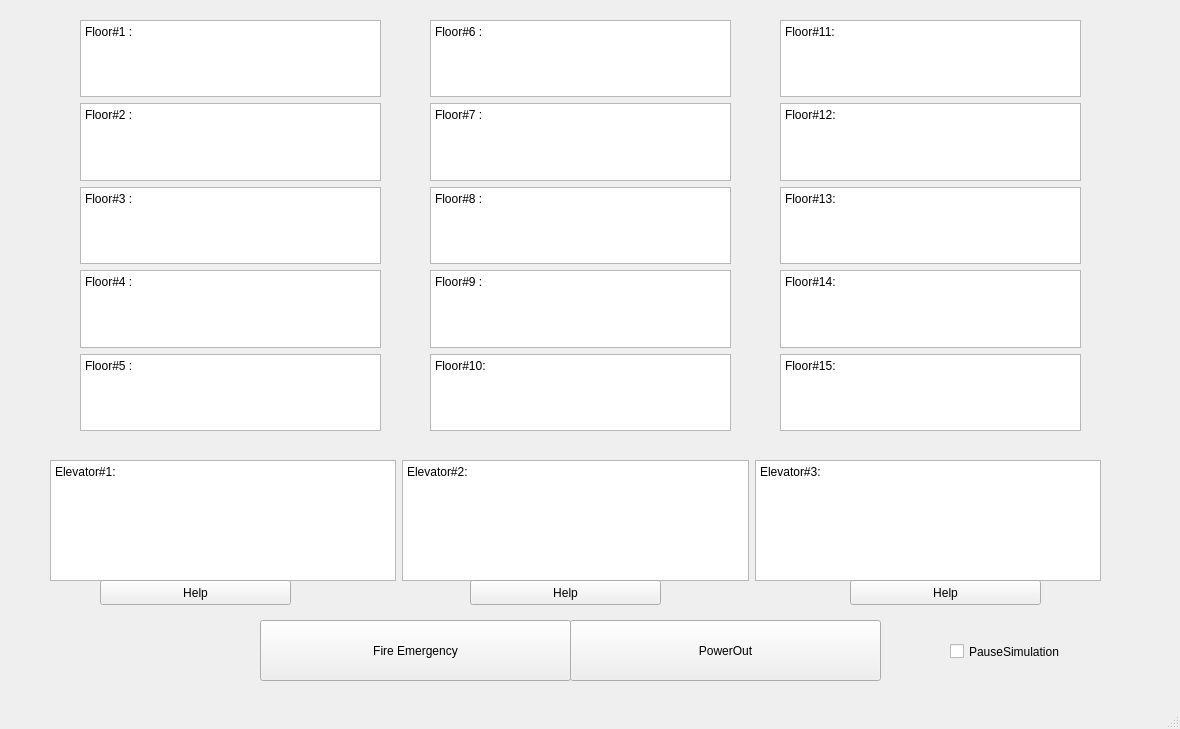
<?xml version="1.0" encoding="UTF-8"?>
<ui version="4.0">
 <class>ElevatorControlSystem</class>
 <widget class="QMainWindow" name="ElevatorControlSystem">
  <property name="geometry">
   <rect>
    <x>0</x>
    <y>0</y>
    <width>1180</width>
    <height>729</height>
   </rect>
  </property>
  <property name="windowTitle">
   <string>ElevatorControlSystem</string>
  </property>
  <widget class="QWidget" name="centralwidget">
   <widget class="QWidget" name="gridLayoutWidget">
    <property name="geometry">
     <rect>
      <x>80</x>
      <y>20</y>
      <width>301</width>
      <height>411</height>
     </rect>
    </property>
    <layout class="QGridLayout" name="gridLayout">
     <item row="1" column="0">
      <widget class="QTextBrowser" name="floor2">
       <property name="html">
        <string>&lt;!DOCTYPE HTML PUBLIC &quot;-//W3C//DTD HTML 4.0//EN&quot; &quot;http://www.w3.org/TR/REC-html40/strict.dtd&quot;&gt;
&lt;html&gt;&lt;head&gt;&lt;meta name=&quot;qrichtext&quot; content=&quot;1&quot; /&gt;&lt;style type=&quot;text/css&quot;&gt;
p, li { white-space: pre-wrap; }
&lt;/style&gt;&lt;/head&gt;&lt;body style=&quot; font-family:'Noto Sans'; font-size:9pt; font-weight:400; font-style:normal;&quot;&gt;
&lt;p style=&quot; margin-top:0px; margin-bottom:0px; margin-left:0px; margin-right:0px; -qt-block-indent:0; text-indent:0px;&quot;&gt;Floor#2 :&lt;/p&gt;&lt;/body&gt;&lt;/html&gt;</string>
       </property>
      </widget>
     </item>
     <item row="4" column="0">
      <widget class="QTextBrowser" name="floor5">
       <property name="html">
        <string>&lt;!DOCTYPE HTML PUBLIC &quot;-//W3C//DTD HTML 4.0//EN&quot; &quot;http://www.w3.org/TR/REC-html40/strict.dtd&quot;&gt;
&lt;html&gt;&lt;head&gt;&lt;meta name=&quot;qrichtext&quot; content=&quot;1&quot; /&gt;&lt;style type=&quot;text/css&quot;&gt;
p, li { white-space: pre-wrap; }
&lt;/style&gt;&lt;/head&gt;&lt;body style=&quot; font-family:'Noto Sans'; font-size:9pt; font-weight:400; font-style:normal;&quot;&gt;
&lt;p style=&quot; margin-top:0px; margin-bottom:0px; margin-left:0px; margin-right:0px; -qt-block-indent:0; text-indent:0px;&quot;&gt;Floor#5 :&lt;/p&gt;&lt;/body&gt;&lt;/html&gt;</string>
       </property>
      </widget>
     </item>
     <item row="3" column="0">
      <widget class="QTextBrowser" name="floor4">
       <property name="html">
        <string>&lt;!DOCTYPE HTML PUBLIC &quot;-//W3C//DTD HTML 4.0//EN&quot; &quot;http://www.w3.org/TR/REC-html40/strict.dtd&quot;&gt;
&lt;html&gt;&lt;head&gt;&lt;meta name=&quot;qrichtext&quot; content=&quot;1&quot; /&gt;&lt;style type=&quot;text/css&quot;&gt;
p, li { white-space: pre-wrap; }
&lt;/style&gt;&lt;/head&gt;&lt;body style=&quot; font-family:'Noto Sans'; font-size:9pt; font-weight:400; font-style:normal;&quot;&gt;
&lt;p style=&quot; margin-top:0px; margin-bottom:0px; margin-left:0px; margin-right:0px; -qt-block-indent:0; text-indent:0px;&quot;&gt;Floor#4 :&lt;/p&gt;&lt;/body&gt;&lt;/html&gt;</string>
       </property>
      </widget>
     </item>
     <item row="0" column="0">
      <widget class="QTextBrowser" name="floor1">
       <property name="html">
        <string>&lt;!DOCTYPE HTML PUBLIC &quot;-//W3C//DTD HTML 4.0//EN&quot; &quot;http://www.w3.org/TR/REC-html40/strict.dtd&quot;&gt;
&lt;html&gt;&lt;head&gt;&lt;meta name=&quot;qrichtext&quot; content=&quot;1&quot; /&gt;&lt;style type=&quot;text/css&quot;&gt;
p, li { white-space: pre-wrap; }
&lt;/style&gt;&lt;/head&gt;&lt;body style=&quot; font-family:'Noto Sans'; font-size:9pt; font-weight:400; font-style:normal;&quot;&gt;
&lt;p style=&quot; margin-top:0px; margin-bottom:0px; margin-left:0px; margin-right:0px; -qt-block-indent:0; text-indent:0px;&quot;&gt;Floor#1 :&lt;/p&gt;&lt;/body&gt;&lt;/html&gt;</string>
       </property>
      </widget>
     </item>
     <item row="2" column="0">
      <widget class="QTextBrowser" name="floor3">
       <property name="html">
        <string>&lt;!DOCTYPE HTML PUBLIC &quot;-//W3C//DTD HTML 4.0//EN&quot; &quot;http://www.w3.org/TR/REC-html40/strict.dtd&quot;&gt;
&lt;html&gt;&lt;head&gt;&lt;meta name=&quot;qrichtext&quot; content=&quot;1&quot; /&gt;&lt;style type=&quot;text/css&quot;&gt;
p, li { white-space: pre-wrap; }
&lt;/style&gt;&lt;/head&gt;&lt;body style=&quot; font-family:'Noto Sans'; font-size:9pt; font-weight:400; font-style:normal;&quot;&gt;
&lt;p style=&quot; margin-top:0px; margin-bottom:0px; margin-left:0px; margin-right:0px; -qt-block-indent:0; text-indent:0px;&quot;&gt;Floor#3 :&lt;/p&gt;&lt;/body&gt;&lt;/html&gt;</string>
       </property>
      </widget>
     </item>
    </layout>
   </widget>
   <widget class="QWidget" name="gridLayoutWidget_2">
    <property name="geometry">
     <rect>
      <x>430</x>
      <y>20</y>
      <width>301</width>
      <height>411</height>
     </rect>
    </property>
    <layout class="QGridLayout" name="gridLayout_2">
     <item row="4" column="0">
      <widget class="QTextBrowser" name="floor10">
       <property name="html">
        <string>&lt;!DOCTYPE HTML PUBLIC &quot;-//W3C//DTD HTML 4.0//EN&quot; &quot;http://www.w3.org/TR/REC-html40/strict.dtd&quot;&gt;
&lt;html&gt;&lt;head&gt;&lt;meta name=&quot;qrichtext&quot; content=&quot;1&quot; /&gt;&lt;style type=&quot;text/css&quot;&gt;
p, li { white-space: pre-wrap; }
&lt;/style&gt;&lt;/head&gt;&lt;body style=&quot; font-family:'Noto Sans'; font-size:9pt; font-weight:400; font-style:normal;&quot;&gt;
&lt;p style=&quot; margin-top:0px; margin-bottom:0px; margin-left:0px; margin-right:0px; -qt-block-indent:0; text-indent:0px;&quot;&gt;Floor#10:&lt;/p&gt;&lt;/body&gt;&lt;/html&gt;</string>
       </property>
      </widget>
     </item>
     <item row="3" column="0">
      <widget class="QTextBrowser" name="floor9">
       <property name="html">
        <string>&lt;!DOCTYPE HTML PUBLIC &quot;-//W3C//DTD HTML 4.0//EN&quot; &quot;http://www.w3.org/TR/REC-html40/strict.dtd&quot;&gt;
&lt;html&gt;&lt;head&gt;&lt;meta name=&quot;qrichtext&quot; content=&quot;1&quot; /&gt;&lt;style type=&quot;text/css&quot;&gt;
p, li { white-space: pre-wrap; }
&lt;/style&gt;&lt;/head&gt;&lt;body style=&quot; font-family:'Noto Sans'; font-size:9pt; font-weight:400; font-style:normal;&quot;&gt;
&lt;p style=&quot; margin-top:0px; margin-bottom:0px; margin-left:0px; margin-right:0px; -qt-block-indent:0; text-indent:0px;&quot;&gt;Floor#9 :&lt;/p&gt;&lt;/body&gt;&lt;/html&gt;</string>
       </property>
      </widget>
     </item>
     <item row="0" column="0">
      <widget class="QTextBrowser" name="floor6">
       <property name="html">
        <string>&lt;!DOCTYPE HTML PUBLIC &quot;-//W3C//DTD HTML 4.0//EN&quot; &quot;http://www.w3.org/TR/REC-html40/strict.dtd&quot;&gt;
&lt;html&gt;&lt;head&gt;&lt;meta name=&quot;qrichtext&quot; content=&quot;1&quot; /&gt;&lt;style type=&quot;text/css&quot;&gt;
p, li { white-space: pre-wrap; }
&lt;/style&gt;&lt;/head&gt;&lt;body style=&quot; font-family:'Noto Sans'; font-size:9pt; font-weight:400; font-style:normal;&quot;&gt;
&lt;p style=&quot; margin-top:0px; margin-bottom:0px; margin-left:0px; margin-right:0px; -qt-block-indent:0; text-indent:0px;&quot;&gt;Floor#6 :&lt;/p&gt;&lt;/body&gt;&lt;/html&gt;</string>
       </property>
      </widget>
     </item>
     <item row="2" column="0">
      <widget class="QTextBrowser" name="floor8">
       <property name="html">
        <string>&lt;!DOCTYPE HTML PUBLIC &quot;-//W3C//DTD HTML 4.0//EN&quot; &quot;http://www.w3.org/TR/REC-html40/strict.dtd&quot;&gt;
&lt;html&gt;&lt;head&gt;&lt;meta name=&quot;qrichtext&quot; content=&quot;1&quot; /&gt;&lt;style type=&quot;text/css&quot;&gt;
p, li { white-space: pre-wrap; }
&lt;/style&gt;&lt;/head&gt;&lt;body style=&quot; font-family:'Noto Sans'; font-size:9pt; font-weight:400; font-style:normal;&quot;&gt;
&lt;p style=&quot; margin-top:0px; margin-bottom:0px; margin-left:0px; margin-right:0px; -qt-block-indent:0; text-indent:0px;&quot;&gt;Floor#8 :&lt;/p&gt;&lt;/body&gt;&lt;/html&gt;</string>
       </property>
      </widget>
     </item>
     <item row="1" column="0">
      <widget class="QTextBrowser" name="floor7">
       <property name="html">
        <string>&lt;!DOCTYPE HTML PUBLIC &quot;-//W3C//DTD HTML 4.0//EN&quot; &quot;http://www.w3.org/TR/REC-html40/strict.dtd&quot;&gt;
&lt;html&gt;&lt;head&gt;&lt;meta name=&quot;qrichtext&quot; content=&quot;1&quot; /&gt;&lt;style type=&quot;text/css&quot;&gt;
p, li { white-space: pre-wrap; }
&lt;/style&gt;&lt;/head&gt;&lt;body style=&quot; font-family:'Noto Sans'; font-size:9pt; font-weight:400; font-style:normal;&quot;&gt;
&lt;p style=&quot; margin-top:0px; margin-bottom:0px; margin-left:0px; margin-right:0px; -qt-block-indent:0; text-indent:0px;&quot;&gt;Floor#7 :&lt;/p&gt;&lt;/body&gt;&lt;/html&gt;</string>
       </property>
      </widget>
     </item>
    </layout>
   </widget>
   <widget class="QWidget" name="gridLayoutWidget_3">
    <property name="geometry">
     <rect>
      <x>780</x>
      <y>20</y>
      <width>301</width>
      <height>411</height>
     </rect>
    </property>
    <layout class="QGridLayout" name="gridLayout_3">
     <item row="0" column="0">
      <widget class="QTextBrowser" name="floor11">
       <property name="html">
        <string>&lt;!DOCTYPE HTML PUBLIC &quot;-//W3C//DTD HTML 4.0//EN&quot; &quot;http://www.w3.org/TR/REC-html40/strict.dtd&quot;&gt;
&lt;html&gt;&lt;head&gt;&lt;meta name=&quot;qrichtext&quot; content=&quot;1&quot; /&gt;&lt;style type=&quot;text/css&quot;&gt;
p, li { white-space: pre-wrap; }
&lt;/style&gt;&lt;/head&gt;&lt;body style=&quot; font-family:'Noto Sans'; font-size:9pt; font-weight:400; font-style:normal;&quot;&gt;
&lt;p style=&quot; margin-top:0px; margin-bottom:0px; margin-left:0px; margin-right:0px; -qt-block-indent:0; text-indent:0px;&quot;&gt;Floor#11:&lt;/p&gt;&lt;/body&gt;&lt;/html&gt;</string>
       </property>
      </widget>
     </item>
     <item row="1" column="0">
      <widget class="QTextBrowser" name="floor12">
       <property name="html">
        <string>&lt;!DOCTYPE HTML PUBLIC &quot;-//W3C//DTD HTML 4.0//EN&quot; &quot;http://www.w3.org/TR/REC-html40/strict.dtd&quot;&gt;
&lt;html&gt;&lt;head&gt;&lt;meta name=&quot;qrichtext&quot; content=&quot;1&quot; /&gt;&lt;style type=&quot;text/css&quot;&gt;
p, li { white-space: pre-wrap; }
&lt;/style&gt;&lt;/head&gt;&lt;body style=&quot; font-family:'Noto Sans'; font-size:9pt; font-weight:400; font-style:normal;&quot;&gt;
&lt;p style=&quot; margin-top:0px; margin-bottom:0px; margin-left:0px; margin-right:0px; -qt-block-indent:0; text-indent:0px;&quot;&gt;Floor#12:&lt;/p&gt;&lt;/body&gt;&lt;/html&gt;</string>
       </property>
      </widget>
     </item>
     <item row="2" column="0">
      <widget class="QTextBrowser" name="floor13">
       <property name="html">
        <string>&lt;!DOCTYPE HTML PUBLIC &quot;-//W3C//DTD HTML 4.0//EN&quot; &quot;http://www.w3.org/TR/REC-html40/strict.dtd&quot;&gt;
&lt;html&gt;&lt;head&gt;&lt;meta name=&quot;qrichtext&quot; content=&quot;1&quot; /&gt;&lt;style type=&quot;text/css&quot;&gt;
p, li { white-space: pre-wrap; }
&lt;/style&gt;&lt;/head&gt;&lt;body style=&quot; font-family:'Noto Sans'; font-size:9pt; font-weight:400; font-style:normal;&quot;&gt;
&lt;p style=&quot; margin-top:0px; margin-bottom:0px; margin-left:0px; margin-right:0px; -qt-block-indent:0; text-indent:0px;&quot;&gt;Floor#13:&lt;/p&gt;&lt;/body&gt;&lt;/html&gt;</string>
       </property>
      </widget>
     </item>
     <item row="6" column="0">
      <widget class="QTextBrowser" name="floor14">
       <property name="html">
        <string>&lt;!DOCTYPE HTML PUBLIC &quot;-//W3C//DTD HTML 4.0//EN&quot; &quot;http://www.w3.org/TR/REC-html40/strict.dtd&quot;&gt;
&lt;html&gt;&lt;head&gt;&lt;meta name=&quot;qrichtext&quot; content=&quot;1&quot; /&gt;&lt;style type=&quot;text/css&quot;&gt;
p, li { white-space: pre-wrap; }
&lt;/style&gt;&lt;/head&gt;&lt;body style=&quot; font-family:'Noto Sans'; font-size:9pt; font-weight:400; font-style:normal;&quot;&gt;
&lt;p style=&quot; margin-top:0px; margin-bottom:0px; margin-left:0px; margin-right:0px; -qt-block-indent:0; text-indent:0px;&quot;&gt;Floor#14:&lt;/p&gt;&lt;/body&gt;&lt;/html&gt;</string>
       </property>
      </widget>
     </item>
     <item row="7" column="0">
      <widget class="QTextBrowser" name="floor15">
       <property name="html">
        <string>&lt;!DOCTYPE HTML PUBLIC &quot;-//W3C//DTD HTML 4.0//EN&quot; &quot;http://www.w3.org/TR/REC-html40/strict.dtd&quot;&gt;
&lt;html&gt;&lt;head&gt;&lt;meta name=&quot;qrichtext&quot; content=&quot;1&quot; /&gt;&lt;style type=&quot;text/css&quot;&gt;
p, li { white-space: pre-wrap; }
&lt;/style&gt;&lt;/head&gt;&lt;body style=&quot; font-family:'Noto Sans'; font-size:9pt; font-weight:400; font-style:normal;&quot;&gt;
&lt;p style=&quot; margin-top:0px; margin-bottom:0px; margin-left:0px; margin-right:0px; -qt-block-indent:0; text-indent:0px;&quot;&gt;Floor#15:&lt;/p&gt;&lt;/body&gt;&lt;/html&gt;</string>
       </property>
      </widget>
     </item>
    </layout>
   </widget>
   <widget class="QWidget" name="horizontalLayoutWidget">
    <property name="geometry">
     <rect>
      <x>50</x>
      <y>460</y>
      <width>1051</width>
      <height>121</height>
     </rect>
    </property>
    <layout class="QHBoxLayout" name="horizontalLayout">
     <item>
      <widget class="QTextBrowser" name="elevator1">
       <property name="html">
        <string>&lt;!DOCTYPE HTML PUBLIC &quot;-//W3C//DTD HTML 4.0//EN&quot; &quot;http://www.w3.org/TR/REC-html40/strict.dtd&quot;&gt;
&lt;html&gt;&lt;head&gt;&lt;meta name=&quot;qrichtext&quot; content=&quot;1&quot; /&gt;&lt;style type=&quot;text/css&quot;&gt;
p, li { white-space: pre-wrap; }
&lt;/style&gt;&lt;/head&gt;&lt;body style=&quot; font-family:'Noto Sans'; font-size:9pt; font-weight:400; font-style:normal;&quot;&gt;
&lt;p style=&quot; margin-top:0px; margin-bottom:0px; margin-left:0px; margin-right:0px; -qt-block-indent:0; text-indent:0px;&quot;&gt;Elevator#1:&lt;/p&gt;&lt;/body&gt;&lt;/html&gt;</string>
       </property>
      </widget>
     </item>
     <item>
      <widget class="QTextBrowser" name="elevator2">
       <property name="html">
        <string>&lt;!DOCTYPE HTML PUBLIC &quot;-//W3C//DTD HTML 4.0//EN&quot; &quot;http://www.w3.org/TR/REC-html40/strict.dtd&quot;&gt;
&lt;html&gt;&lt;head&gt;&lt;meta name=&quot;qrichtext&quot; content=&quot;1&quot; /&gt;&lt;style type=&quot;text/css&quot;&gt;
p, li { white-space: pre-wrap; }
&lt;/style&gt;&lt;/head&gt;&lt;body style=&quot; font-family:'Noto Sans'; font-size:9pt; font-weight:400; font-style:normal;&quot;&gt;
&lt;p style=&quot; margin-top:0px; margin-bottom:0px; margin-left:0px; margin-right:0px; -qt-block-indent:0; text-indent:0px;&quot;&gt;Elevator#2:&lt;/p&gt;&lt;/body&gt;&lt;/html&gt;</string>
       </property>
      </widget>
     </item>
     <item>
      <widget class="QTextBrowser" name="elevator3">
       <property name="html">
        <string>&lt;!DOCTYPE HTML PUBLIC &quot;-//W3C//DTD HTML 4.0//EN&quot; &quot;http://www.w3.org/TR/REC-html40/strict.dtd&quot;&gt;
&lt;html&gt;&lt;head&gt;&lt;meta name=&quot;qrichtext&quot; content=&quot;1&quot; /&gt;&lt;style type=&quot;text/css&quot;&gt;
p, li { white-space: pre-wrap; }
&lt;/style&gt;&lt;/head&gt;&lt;body style=&quot; font-family:'Noto Sans'; font-size:9pt; font-weight:400; font-style:normal;&quot;&gt;
&lt;p style=&quot; margin-top:0px; margin-bottom:0px; margin-left:0px; margin-right:0px; -qt-block-indent:0; text-indent:0px;&quot;&gt;Elevator#3:&lt;/p&gt;&lt;/body&gt;&lt;/html&gt;</string>
       </property>
      </widget>
     </item>
    </layout>
   </widget>
   <widget class="QPushButton" name="elevator1Help">
    <property name="geometry">
     <rect>
      <x>100</x>
      <y>580</y>
      <width>191</width>
      <height>25</height>
     </rect>
    </property>
    <property name="text">
     <string>Help</string>
    </property>
   </widget>
   <widget class="QPushButton" name="elevator2Help">
    <property name="geometry">
     <rect>
      <x>470</x>
      <y>580</y>
      <width>191</width>
      <height>25</height>
     </rect>
    </property>
    <property name="text">
     <string>Help</string>
    </property>
   </widget>
   <widget class="QPushButton" name="elevator3Help">
    <property name="geometry">
     <rect>
      <x>850</x>
      <y>580</y>
      <width>191</width>
      <height>25</height>
     </rect>
    </property>
    <property name="text">
     <string>Help</string>
    </property>
   </widget>
   <widget class="QPushButton" name="fireButton">
    <property name="geometry">
     <rect>
      <x>260</x>
      <y>620</y>
      <width>311</width>
      <height>61</height>
     </rect>
    </property>
    <property name="text">
     <string>Fire Emergency</string>
    </property>
   </widget>
   <widget class="QPushButton" name="powerOutButton">
    <property name="geometry">
     <rect>
      <x>570</x>
      <y>620</y>
      <width>311</width>
      <height>61</height>
     </rect>
    </property>
    <property name="text">
     <string>PowerOut</string>
    </property>
   </widget>
   <widget class="QCheckBox" name="pauseSimBox">
    <property name="geometry">
     <rect>
      <x>950</x>
      <y>640</y>
      <width>191</width>
      <height>23</height>
     </rect>
    </property>
    <property name="text">
     <string>PauseSimulation</string>
    </property>
   </widget>
  </widget>
  <widget class="QMenuBar" name="menubar">
   <property name="geometry">
    <rect>
     <x>0</x>
     <y>0</y>
     <width>1180</width>
     <height>22</height>
    </rect>
   </property>
  </widget>
  <widget class="QStatusBar" name="statusbar"/>
 </widget>
 <resources/>
 <connections/>
</ui>
